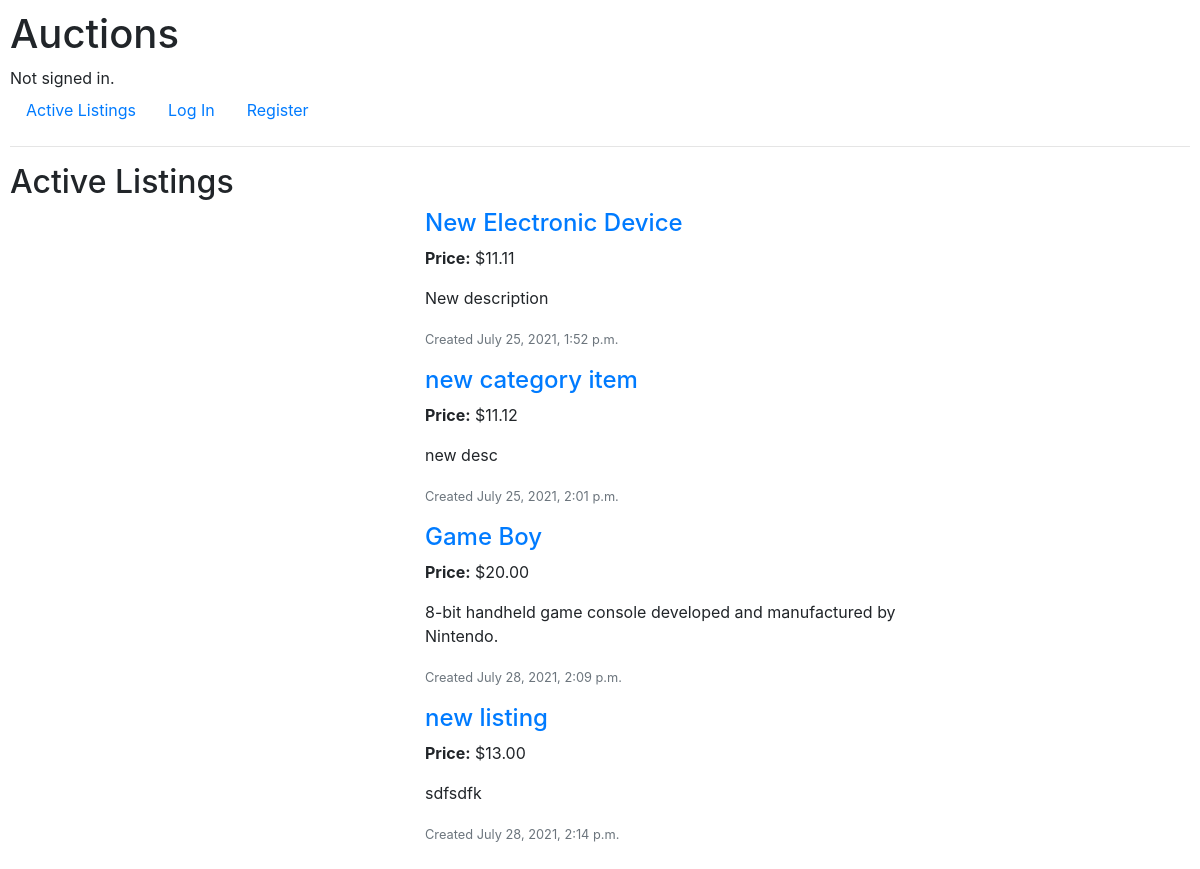
Before: / with the older database file.
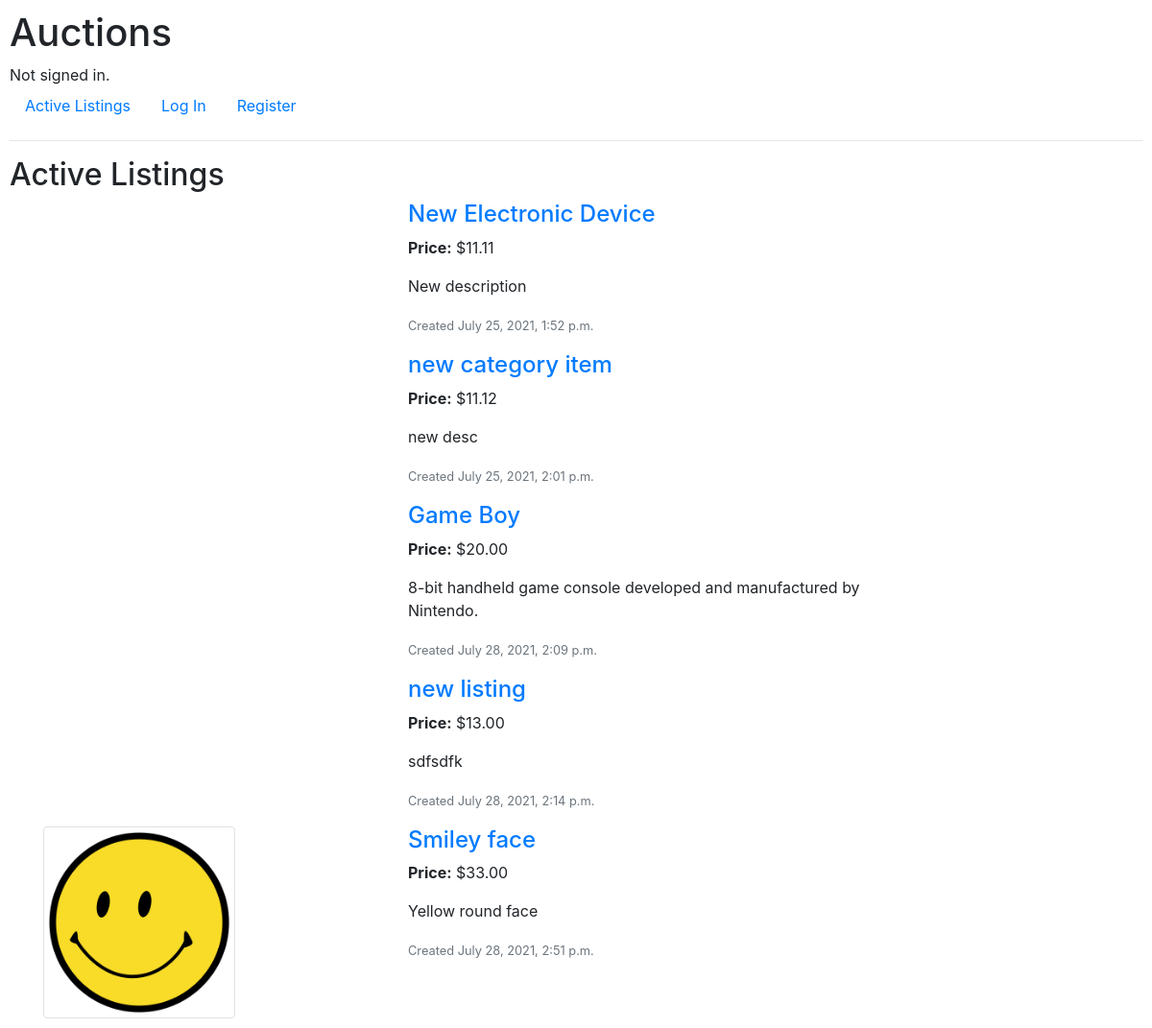
After: the same page with the newer database file.
### auctions/models.py (models this page shows, shortened)
class Listing(models.Model):
    creator = models.ForeignKey(User, on_delete=models.CASCADE, related_name="listings")
    title = models.CharField(max_length=64)
    description = models.TextField()
    image = models.ImageField(null=True, blank=True, upload_to="auctions")
    category = models.ForeignKey(Category, blank=True, on_delete=models.CASCADE, related_name="category_items")
    date_created = models.DateTimeField()
    is_active = models.BooleanField()
    price = models.DecimalField(max_digits=19, decimal_places=2)
    highest_bid = models.ForeignKey('Bid', null=True, blank=True, on_delete=models.CASCADE, related_name="winners")
    watchers = models.ManyToManyField(User, blank=True, related_name="watchlist")

### auctions/views.py (the view)
# urls.py: path("", views.index, name="index"),
def index(request):
    return render(request, "auctions/index.html", {
        "listings": Listing.objects.all(),
        "title": "Active Listings",
        "empty": "No active listings to display"
    })

### auctions/templates/auctions/index.html
{% extends "auctions/layout.html" %}
{% block body %}
    <h2>{{ title }}</h2>
    <div class="container">
        <div class="row">
        {% if listings %}
        {% for listing in listings %}
            {% if listing.is_active %}
            <div class="col-4">
                {% if listing.image %}
                <img src="{{ listing.image.url }}" alt="{{ listing.title }}"
                class="img-thumbnail size-200">
                {% endif %}
            </div>
            <div class="col-6">
                <a href="{% url 'auctions:listing' listing_id=listing.id %}"><h4>{{ listing.title }}</h4></a>
                <p><b>Price:</b> ${{ listing.price }}</p>
                <p>{{ listing.description }}</p>
                <p class="text-secondary"><small>Created {{ listing.date_created }}</small></p>
            </div>
            {% endif %}
        {% endfor %}
        {% else %}
            <div class="col-10">
                <h4>{{ empty }}</h4>
            </div>
        {% endif %}
        </div>
    </div>
{% endblock %}

### auctions/templates/auctions/layout.html (shortened to what this page needs)
{% load static %}
<!DOCTYPE html>
<html lang="en">
    <head>
        <link rel="stylesheet" href="https://stackpath.bootstrapcdn.com/bootstrap/4.4.1/css/bootstrap.min.css">
        <link href="{% static 'auctions/styles.css' %}" rel="stylesheet">
    </head>
    <body>
        <h1>Auctions</h1>
        <div>
            {% if user.is_authenticated %}
                Signed in as <strong>{{ user.username }}</strong>.
            {% else %}
                Not signed in.
            {% endif %}
        </div>
        <ul class="nav">
            <li class="nav-item">
                <a class="nav-link" href="{% url 'auctions:index' %}">Active Listings</a>
            </li>
            {% if user.is_authenticated %}
                <li class="nav-item">
                    <a class="nav-link" href="{% url 'auctions:categories' %}">Categories</a>
                </li>
                <li class="nav-item">
                    <a class="nav-link" href="{% url 'auctions:watchlist' %}">Watchlist
                    <span class="badge badge-primary badge-pill">{{ user.watchlist.count }}</span>
                    </a>
                </li>
                <li class="nav-item">
                    <a class="nav-link" href="{% url 'auctions:new_listing' %}">Create Listing</a>
                </li>
                <li class="nav-item">
                    <a class="nav-link" href="{% url 'auctions:logout' %}">Log Out</a>
                </li>
            {% else %}
                <li class="nav-item">
                    <a class="nav-link" href="{% url 'auctions:login' %}">Log In</a>
                </li>
                <li class="nav-item">
                    <a class="nav-link" href="{% url 'auctions:register' %}">Register</a>
                </li>
            {% endif %}
        </ul>
        <hr>
        {% block body %}
        {% endblock %}
    </body>
</html>

### auctions/static/auctions/styles.css (style rules this page uses)
body { padding: 10px; }
.size-200 { height: 200px; }

Changed rows visible on the page:
added Listing: image (picture), title "Smiley face", price "33.00", description "Yellow round face", date_created "July 28, 2021, 2:51 p.m."
